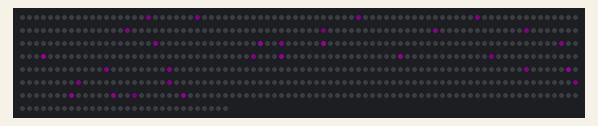
Simulated run of this sketch. Board: Arduino Uno, built with avr-gcc and run on an emulated ATmega328P. On the bench: 590 RGB LEDs in strip order, left to right, continuing on the next row. Dim RGB values are drawn brighter than linear; random numbers use the default seed unless the sketch sets one.

Above: at 3.19 s.

The sketch:

halloween_pole.ino
```cpp
#include <FastLED.h>

#define LED_PIN     3
#define NUM_LEDS    590
#define BRIGHTNESS  64
#define LED_TYPE    WS2811
#define COLOR_ORDER GRB
#define FLAKES      40
#define STARS       40
#define CIRC        80
#define SWAPS       10

CRGB leds[NUM_LEDS];

int offset = 0;

void setup() {
    delay( 3000 ); // power-up safety delay
    FastLED.addLeds<LED_TYPE, LED_PIN, COLOR_ORDER>(leds, NUM_LEDS).setCorrection( TypicalLEDStrip );
    FastLED.setBrightness(BRIGHTNESS);
}

void loop() {
  showTwinkle(120);
  //purpleOrange(30);
  //showTrail(30);
}

void zeroLeds() {
  for(int i=0; i<NUM_LEDS; i++) {
    leds[i] = CRGB::Black;
  }
  FastLED.show();
  delay(100);
}

void redLeds() {
  for(int i=0; i<NUM_LEDS; i++) {
    leds[i] = CRGB::Red;
  }
  FastLED.show();
  delay(100);
}

void waitRound(int secs, long start) {
  long until = start + secs*1000 + 2000;
  until -= until%1000;
  while(millis() < until) { }
}

// Shades of red bars
void purpleOrange(int secs) {
  zeroLeds();
  long start = millis();
  int offset = 0;
  while(millis() - start < secs*1000) {
    for(int i=0; i<NUM_LEDS; i++) {
      int p = i%10;
      CRGB c = p<5 ? CRGB(255,0,255) : CRGB(255, 200, 0);
      leds[(i+offset)%NUM_LEDS] = c;
    }
    FastLED.show();
    FastLED.delay(100);
    offset++;
  }
  waitRound(secs, start);
}

// Fading green trail that moves down
void showTrail(int secs) {
  zeroLeds();
  long start = millis();
  int len = 50;
  int offset = NUM_LEDS - len - 1;   // Tail of the trail
  while(millis() - start < secs*1000) {
    for(int i=0; i<NUM_LEDS; i++) {
      if (i > offset) {
        // Off the end
        leds[i] = CRGB::Black;
      } else if (i < offset - len) {
        // Off the start
        leds[i] = CRGB::Black;
      } else {
        int c = (offset - i) * 255 / len;
        leds[i] = oneColor(c, 1);
      }
    }
    offset--;
    if (offset < 0) {
      offset = NUM_LEDS - len - 1;
    }
    FastLED.show();
    delay(2);
  }
  waitRound(secs, start);
}

// Show twinkling purple stars
void showTwinkle(int secs) {
  zeroLeds();
  long start = millis();
  short stars[STARS];
  for(int i=0; i<STARS; i++) {
    stars[i] = -1;
  }
  while(millis() - start < secs*1000) {
    // Create random stars where needed
    for(int i=0; i<STARS; i++) {
      if (stars[i] < 0 && random(0, 10) < 5) {
        stars[i] = random(0, NUM_LEDS);
      }
    }
    // Fade them up and down
    for(int i=0; i<STARS; i++) {
      int s = stars[i];
      if (s >= 0) {
        int b = leds[s].red;
        b += i+8;
        if (b >= 255) {
          // End of life
          b = 0;
          stars[i] = -1;
        }
        if (b == 0) {
          leds[s] = CRGB(0, 0, 0);
        } else {
          leds[s] = CRGB(b, 0, b);
        }
      }
    }
    FastLED.show();
    delay(20);
  }
  waitRound(secs, start);
}

CRGB oneColor(int c, int m) {
  if (m == 0) {
    return CRGB(c, 0, 0);
  } else if (m == 1) {
    return CRGB(0, c, 0);
  } else if (m == 2) {
    return CRGB(0, 0, c);
  } else if (m == 3) {
    return CRGB(c, c, 0);
  } else if (m == 4) {
    return CRGB(0, c, c);
  } else if (m == 5) {
    return CRGB(c, 0, c);
  } else {
    return CRGB(c, c, c);
  }
}
```
